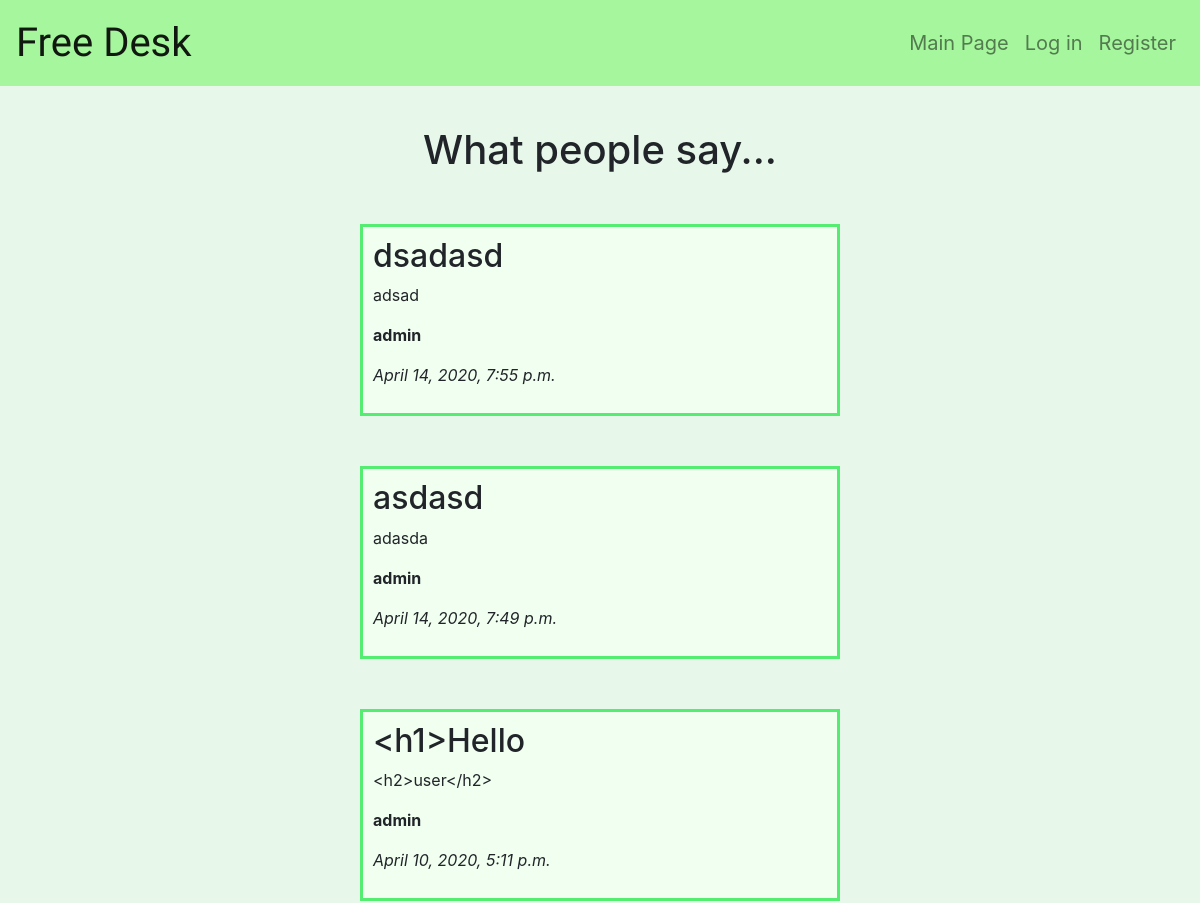
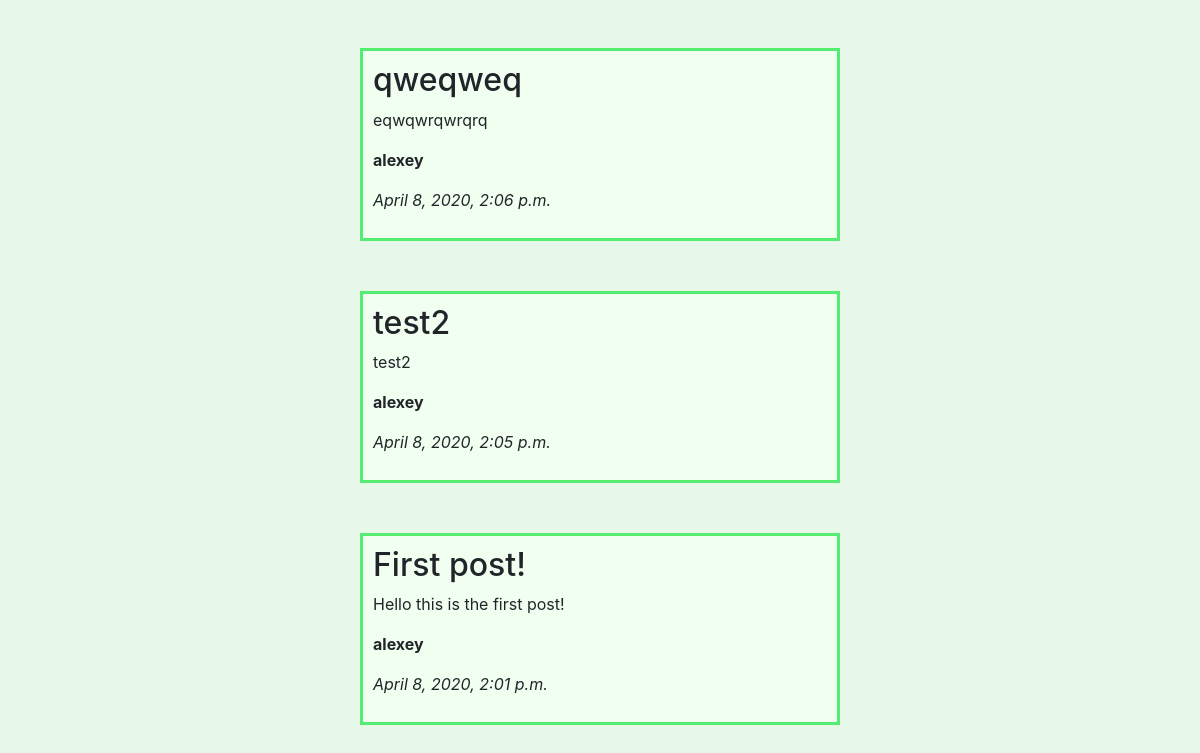
Before: /index/ with the older database file (2 pictures, top to bottom).
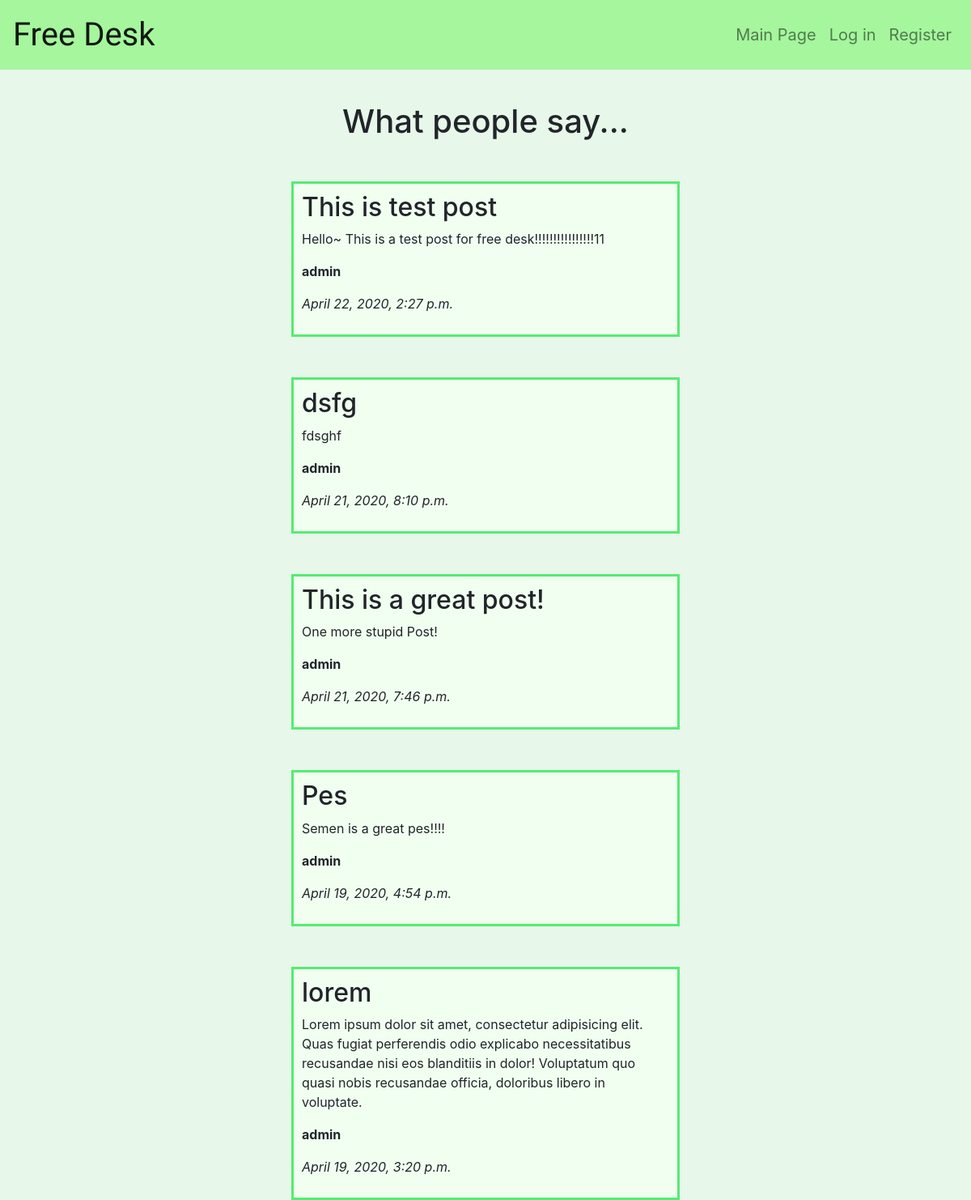
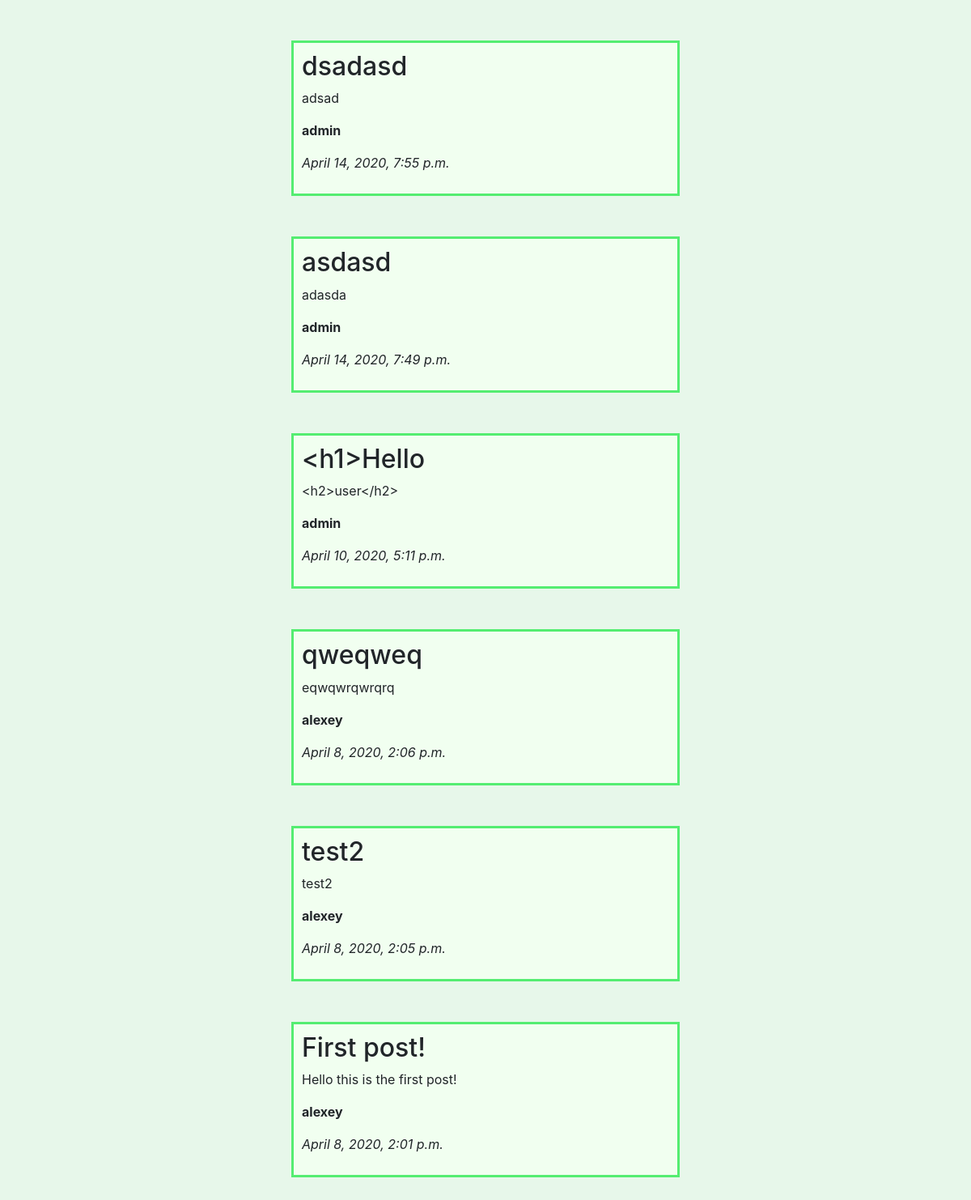
After: the same page with the newer database file (2 pictures, top to bottom).
### desk/models.py (models this page shows, shortened)
class Post(models.Model):
    author = models.ForeignKey(User, on_delete=models.CASCADE,)
    subject = models.CharField(max_length=60)
    text = models.TextField()
    pub_date = models.DateTimeField('date published')

### desk/views.py (the view)
# urls.py: path('index/', views.IndexView.as_view(), name='index'),
class IndexView(ListView):
    model = Post
    ordering = '-pub_date'

### desk/templates/desk/post_list.html
{% extends 'desk/base.html' %}
{% block content %}
<header class="header">
	<h1>What people say...</h1>
</header>
<div class="postlist">
	{% for post in post_list %}
		<div class="postlist-box bgcolor">
			<h2>{{ post.subject }}</h2>
			<p>{{ post.text }}</p>
			<p class="text-bold">{{ post.author }}</p>
			<p class="text-italic">{{ post.pub_date }}</p>
		</div>
	{% endfor %}
</div>
{% endblock %}

### desk/templates/desk/base.html (shortened to what this page needs)
<!DOCTYPE html>
<html lang="en">
<head>
    {% load static %}
    <link rel="stylesheet" type="text/css" href="{% static 'desk/style.css' %}">
    <link rel="stylesheet" href="https://stackpath.bootstrapcdn.com/bootstrap/4.4.1/css/bootstrap.min.css">
</head>
<body class="main-bgcolor">
    <nav class="navbar navbar-expand-lg navbar-light" style="background-color: #a5f69d;">
        <a class="navbar-brand" style="font-size: 2.5em; font-family: 'Oswald', sans-serif;" href="{% url 'desk:index'%}">Free Desk</a>
      <div class="collapse navbar-collapse" id="navbarNav">
          {% if user.is_authenticated %}
          <ul class="navbar-nav ml-auto">
              <li class="nav-item">
                  <a class="nav-link navbar-item-fontsize" href="{% url 'desk:index'%}">Main Page</a>
              </li>
              <li class="nav-item">
                  <a class="nav-link navbar-item-fontsize" href="{% url 'desk:new_post'%}">New Post</a>
              </li>
              <li class="nav-item">
                  <a class="nav-link navbar-item-fontsize" href="{% url 'desk:account'%}">{{ user.username }}</a>
              </li>
              <li class="nav-item">
                  <a class="nav-link navbar-item-fontsize" href="{% url 'desk:sign_out' %}">Logout</a>
              </li>
          </ul>
          {% else %}
          <ul class="navbar-nav ml-auto">
              <li class="nav-item">
                  <a class="nav-link navbar-item-fontsize" href="{% url 'desk:index'%}">Main Page</a>
              </li>
              <li class="nav-item">
                  <a class="nav-link navbar-item-fontsize" href="{% url 'desk:sign_in' %}">Log in</a>
              </li>
              <li class="nav-item">
                  <a class="nav-link navbar-item-fontsize" href="{%url 'desk:sign_up' %}">Register</a>
              </li>
          </ul>
          {% endif %}
      </div>
    </nav>
        {% block content %}
        {% endblock %}
</body>
</html>

### desk/static/desk/style.css (style rules this page uses)
.navbar-item-fontsize { font-size: 1.25em; }
.header { text-align: center; margin: 40px auto 20px auto; }
.postlist { margin: auto; max-width: 30em; }
.postlist-box { margin: 50px auto; padding: 10px; border: solid; border-color: #54ed71; background-color: #f1fff0; }
.text-bold { font-weight: bold; }
.text-italic { font-style: italic; }
.main-bgcolor { background-color: #e7f7ea; }

Changed rows visible on the page:
added Post: subject "This is test post", text "Hello~ This is a test post for free desk!!!!!!!!!!!!!!!!11", author "admin", pub_date "April 22, 2020, 2:27 p.m."
added Post: subject "dsfg", text "fdsghf", author "admin", pub_date "April 21, 2020, 8:10 p.m."
added Post: subject "This is a great post!", text "One more stupid Post!", author "admin", pub_date "April 21, 2020, 7:46 p.m."
added Post: subject "Pes", text "Semen is a great pes!!!!", author "admin", pub_date "April 19, 2020, 4:54 p.m."
added Post: subject "lorem", text "Lorem ipsum dolor sit amet, consectetur adipisicing elit. Quas fugiat perferendis odio explicabo necessitatibus recusandae nisi eos blanditiis in dolor! Voluptatum quo quasi nobis recusandae officia, doloribus libero in voluptate.", author "admin", pub_date "April 19, 2020, 3:20 p.m."
